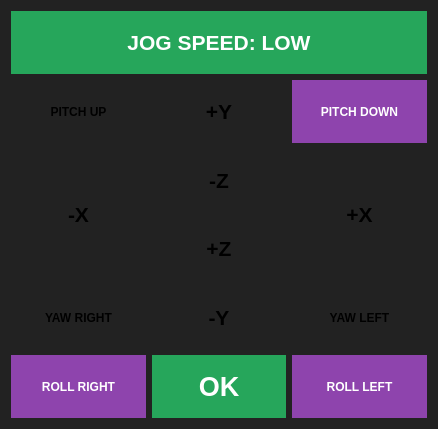
<?xml version="1.0" encoding="UTF-8"?>
<ui version="4.0">
 <class>Form</class>
 <widget class="QWidget" name="Form">
  <property name="geometry">
   <rect>
    <x>0</x>
    <y>0</y>
    <width>438</width>
    <height>429</height>
   </rect>
  </property>
  <property name="windowTitle">
   <string>Form</string>
  </property>
  <property name="styleSheet">
   <string notr="true">background-color:#222222</string>
  </property>
  <layout class="QGridLayout" name="gridLayout_2">
   <item row="0" column="0">
    <layout class="QGridLayout" name="gridLayout">
     <item row="1" column="2">
      <widget class="QPushButton" name="btn_pitch_down">
       <property name="sizePolicy">
        <sizepolicy hsizetype="Minimum" vsizetype="Expanding">
         <horstretch>0</horstretch>
         <verstretch>0</verstretch>
        </sizepolicy>
       </property>
       <property name="font">
        <font>
         <weight>75</weight>
         <bold>true</bold>
        </font>
       </property>
       <property name="focusPolicy">
        <enum>Qt::NoFocus</enum>
       </property>
       <property name="autoFillBackground">
        <bool>true</bool>
       </property>
       <property name="styleSheet">
        <string notr="true">QPushButton#btn_pitch_down{ background-color:#8E44AD;color:#ffffff;border:none }
QPushButton#btn_pitch_down:hover:!pressed{ background-color:#8E44AD;color:#ffffff;border:none }
QPushButton#btn_pitch_down:hover { background-color:#8E44AD;color:#ffffff;border:none }</string>
       </property>
       <property name="text">
        <string>PITCH DOWN</string>
       </property>
       <property name="flat">
        <bool>true</bool>
       </property>
      </widget>
     </item>
     <item row="2" column="2" rowspan="2">
      <widget class="QPushButton" name="btn_plus_x">
       <property name="sizePolicy">
        <sizepolicy hsizetype="Minimum" vsizetype="Expanding">
         <horstretch>0</horstretch>
         <verstretch>0</verstretch>
        </sizepolicy>
       </property>
       <property name="font">
        <font>
         <pointsize>16</pointsize>
         <weight>75</weight>
         <bold>true</bold>
        </font>
       </property>
       <property name="focusPolicy">
        <enum>Qt::NoFocus</enum>
       </property>
       <property name="autoFillBackground">
        <bool>false</bool>
       </property>
       <property name="styleSheet">
        <string notr="true">QPushButton#btn_plus_x{ background-color:#22A7F0;color:#ffffff;border:none }\\nQPushButton#btn_plus_x:hover:!pressed{ background-color:#22A7F0;color:#ffffff;border:none }\\nQPushButton#btn_plus_x:hover { background-color:#22A7F0;color:#ffffff;border:none }</string>
       </property>
       <property name="text">
        <string>+X</string>
       </property>
       <property name="flat">
        <bool>true</bool>
       </property>
      </widget>
     </item>
     <item row="3" column="1">
      <widget class="QPushButton" name="btn_plus_z">
       <property name="sizePolicy">
        <sizepolicy hsizetype="Minimum" vsizetype="Expanding">
         <horstretch>0</horstretch>
         <verstretch>0</verstretch>
        </sizepolicy>
       </property>
       <property name="font">
        <font>
         <pointsize>16</pointsize>
         <weight>75</weight>
         <bold>true</bold>
        </font>
       </property>
       <property name="focusPolicy">
        <enum>Qt::NoFocus</enum>
       </property>
       <property name="autoFillBackground">
        <bool>false</bool>
       </property>
       <property name="styleSheet">
        <string notr="true">QPushButton#btn_plus_z{ background-color:#22A7F0;color:#ffffff;border:none }\\\\nQPushButton#btn_plus_z:hover:!pressed{ background-color:#22A7F0;color:#ffffff;border:none }\\\\nQPushButton#btn_plus_z:hover { background-color:#22A7F0;color:#ffffff;border:none }</string>
       </property>
       <property name="text">
        <string>+Z</string>
       </property>
       <property name="flat">
        <bool>true</bool>
       </property>
      </widget>
     </item>
     <item row="1" column="1">
      <widget class="QPushButton" name="btn_plus_y">
       <property name="sizePolicy">
        <sizepolicy hsizetype="Minimum" vsizetype="Expanding">
         <horstretch>0</horstretch>
         <verstretch>0</verstretch>
        </sizepolicy>
       </property>
       <property name="font">
        <font>
         <pointsize>16</pointsize>
         <weight>75</weight>
         <bold>true</bold>
        </font>
       </property>
       <property name="focusPolicy">
        <enum>Qt::NoFocus</enum>
       </property>
       <property name="autoFillBackground">
        <bool>false</bool>
       </property>
       <property name="styleSheet">
        <string notr="true">QPushButton#btn_plus_y{ background-color:#22A7F0;color:#ffffff;border:none }\\\\nQPushButton#btn_plus_y:hover:!pressed{ background-color:#22A7F0;color:#ffffff;border:none }\\\\nQPushButton#btn_plus_y:hover { background-color:#22A7F0;color:#ffffff;border:none }</string>
       </property>
       <property name="text">
        <string>+Y</string>
       </property>
       <property name="flat">
        <bool>true</bool>
       </property>
      </widget>
     </item>
     <item row="2" column="0" rowspan="2">
      <widget class="QPushButton" name="btn_minus_x">
       <property name="sizePolicy">
        <sizepolicy hsizetype="Minimum" vsizetype="Expanding">
         <horstretch>0</horstretch>
         <verstretch>0</verstretch>
        </sizepolicy>
       </property>
       <property name="font">
        <font>
         <pointsize>16</pointsize>
         <weight>75</weight>
         <bold>true</bold>
        </font>
       </property>
       <property name="focusPolicy">
        <enum>Qt::NoFocus</enum>
       </property>
       <property name="autoFillBackground">
        <bool>false</bool>
       </property>
       <property name="styleSheet">
        <string notr="true">QPushButton#btn_minus_x{ background-color:#22A7F0;color:#ffffff;border:none }\\\\nQPushButton#btn_minus_x:hover:!pressed{ background-color:#22A7F0;color:#ffffff;border:none }\\\\nQPushButton#btn_minus_x:hover { background-color:#22A7F0;color:#ffffff;border:none }</string>
       </property>
       <property name="text">
        <string>-X</string>
       </property>
       <property name="flat">
        <bool>true</bool>
       </property>
      </widget>
     </item>
     <item row="2" column="1">
      <widget class="QPushButton" name="btn_minus_z">
       <property name="sizePolicy">
        <sizepolicy hsizetype="Minimum" vsizetype="Expanding">
         <horstretch>0</horstretch>
         <verstretch>0</verstretch>
        </sizepolicy>
       </property>
       <property name="font">
        <font>
         <pointsize>16</pointsize>
         <weight>75</weight>
         <bold>true</bold>
        </font>
       </property>
       <property name="focusPolicy">
        <enum>Qt::NoFocus</enum>
       </property>
       <property name="autoFillBackground">
        <bool>false</bool>
       </property>
       <property name="styleSheet">
        <string notr="true">QPushButton#btn_minus_z{ background-color:#22A7F0;color:#ffffff;border:none }\\\\\\\\\\\\\\\\nQPushButton#btn_minus_z:hover:!pressed{ background-color:#22A7F0;color:#ffffff;border:none }\\\\\\\\\\\\\\\\nQPushButton#btn_minus_z:hover { background-color:#22A7F0;color:#ffffff;border:none }</string>
       </property>
       <property name="text">
        <string>-Z</string>
       </property>
       <property name="flat">
        <bool>true</bool>
       </property>
      </widget>
     </item>
     <item row="4" column="1">
      <widget class="QPushButton" name="btn_minus_y">
       <property name="sizePolicy">
        <sizepolicy hsizetype="Minimum" vsizetype="Expanding">
         <horstretch>0</horstretch>
         <verstretch>0</verstretch>
        </sizepolicy>
       </property>
       <property name="font">
        <font>
         <pointsize>16</pointsize>
         <weight>75</weight>
         <bold>true</bold>
        </font>
       </property>
       <property name="focusPolicy">
        <enum>Qt::NoFocus</enum>
       </property>
       <property name="autoFillBackground">
        <bool>false</bool>
       </property>
       <property name="styleSheet">
        <string notr="true">QPushButton#btn_minus_y{ background-color:#22A7F0;color:#ffffff;border:none }\\\\\\\\nQPushButton#btn_minus_y:hover:!pressed{ background-color:#22A7F0;color:#ffffff;border:none }\\\\\\\\nQPushButton#btn_minus_y:hover { background-color:#22A7F0;color:#ffffff;border:none }</string>
       </property>
       <property name="text">
        <string>-Y</string>
       </property>
       <property name="flat">
        <bool>true</bool>
       </property>
      </widget>
     </item>
     <item row="4" column="0">
      <widget class="QPushButton" name="btn_yaw_right">
       <property name="sizePolicy">
        <sizepolicy hsizetype="Minimum" vsizetype="Expanding">
         <horstretch>0</horstretch>
         <verstretch>0</verstretch>
        </sizepolicy>
       </property>
       <property name="font">
        <font>
         <weight>75</weight>
         <bold>true</bold>
        </font>
       </property>
       <property name="focusPolicy">
        <enum>Qt::NoFocus</enum>
       </property>
       <property name="autoFillBackground">
        <bool>false</bool>
       </property>
       <property name="styleSheet">
        <string notr="true">QPushButton#btn_yaw_right{ background-color:#8E44AD;color:#ffffff;border:none }\\nQPushButton#btn_yaw_right:hover:!pressed{ background-color:#8E44AD;color:#ffffff;border:none }\\nQPushButton#btn_yaw_right:hover { background-color:#8E44AD;color:#ffffff;border:none }</string>
       </property>
       <property name="text">
        <string>YAW RIGHT</string>
       </property>
       <property name="flat">
        <bool>true</bool>
       </property>
      </widget>
     </item>
     <item row="1" column="0">
      <widget class="QPushButton" name="btn_pitch_up">
       <property name="sizePolicy">
        <sizepolicy hsizetype="Minimum" vsizetype="Expanding">
         <horstretch>0</horstretch>
         <verstretch>0</verstretch>
        </sizepolicy>
       </property>
       <property name="font">
        <font>
         <weight>75</weight>
         <bold>true</bold>
        </font>
       </property>
       <property name="focusPolicy">
        <enum>Qt::NoFocus</enum>
       </property>
       <property name="autoFillBackground">
        <bool>false</bool>
       </property>
       <property name="styleSheet">
        <string notr="true">QPushButton#btn_pitch_up{ background-color:#8E44AD;color:#ffffff;border:none }\nQPushButton#btn_pitch_up:hover:!pressed{ background-color:#8E44AD;color:#ffffff;border:none }\nQPushButton#btn_pitch_up:hover { background-color:#8E44AD;color:#ffffff;border:none }</string>
       </property>
       <property name="text">
        <string>PITCH UP</string>
       </property>
       <property name="flat">
        <bool>true</bool>
       </property>
      </widget>
     </item>
     <item row="4" column="2">
      <widget class="QPushButton" name="btn_yaw_left">
       <property name="sizePolicy">
        <sizepolicy hsizetype="Minimum" vsizetype="Expanding">
         <horstretch>0</horstretch>
         <verstretch>0</verstretch>
        </sizepolicy>
       </property>
       <property name="font">
        <font>
         <weight>75</weight>
         <bold>true</bold>
        </font>
       </property>
       <property name="focusPolicy">
        <enum>Qt::NoFocus</enum>
       </property>
       <property name="autoFillBackground">
        <bool>false</bool>
       </property>
       <property name="styleSheet">
        <string notr="true">QPushButton#btn_yaw_left{ background-color:#8E44AD;color:#ffffff;border:none }\nQPushButton#btn_yaw_left:hover:!pressed{ background-color:#8E44AD;color:#ffffff;border:none }\nQPushButton#btn_yaw_left:hover { background-color:#8E44AD;color:#ffffff;border:none }</string>
       </property>
       <property name="text">
        <string>YAW LEFT</string>
       </property>
       <property name="flat">
        <bool>true</bool>
       </property>
      </widget>
     </item>
     <item row="5" column="1">
      <widget class="QPushButton" name="btn_ok">
       <property name="sizePolicy">
        <sizepolicy hsizetype="Minimum" vsizetype="Expanding">
         <horstretch>0</horstretch>
         <verstretch>0</verstretch>
        </sizepolicy>
       </property>
       <property name="font">
        <font>
         <pointsize>20</pointsize>
         <weight>75</weight>
         <bold>true</bold>
        </font>
       </property>
       <property name="focusPolicy">
        <enum>Qt::NoFocus</enum>
       </property>
       <property name="autoFillBackground">
        <bool>false</bool>
       </property>
       <property name="styleSheet">
        <string notr="true">QPushButton#btn_ok { background-color:#26A65B;color:#ffffff;border:none }
QPushButton#btn_ok:hover:!pressed{ background-color:#26A65B;color:#ffffff;border:none }
QPushButton#btn_ok:hover { background-color:#26A65B;color:#ffffff;border:none }
</string>
       </property>
       <property name="text">
        <string>OK</string>
       </property>
       <property name="flat">
        <bool>true</bool>
       </property>
      </widget>
     </item>
     <item row="5" column="2">
      <widget class="QPushButton" name="btn_roll_left">
       <property name="sizePolicy">
        <sizepolicy hsizetype="Minimum" vsizetype="Expanding">
         <horstretch>0</horstretch>
         <verstretch>0</verstretch>
        </sizepolicy>
       </property>
       <property name="font">
        <font>
         <weight>75</weight>
         <bold>true</bold>
        </font>
       </property>
       <property name="focusPolicy">
        <enum>Qt::NoFocus</enum>
       </property>
       <property name="autoFillBackground">
        <bool>false</bool>
       </property>
       <property name="styleSheet">
        <string notr="true">QPushButton#btn_roll_left { background-color:#8E44AD;color:#ffffff;border:none }
QPushButton#btn_roll_left:hover:!pressed{ background-color:#8E44AD;color:#ffffff;border:none }
QPushButton#btn_roll_left:hover { background-color:#8E44AD;color:#ffffff;border:none }</string>
       </property>
       <property name="text">
        <string>ROLL LEFT</string>
       </property>
       <property name="flat">
        <bool>true</bool>
       </property>
      </widget>
     </item>
     <item row="5" column="0">
      <widget class="QPushButton" name="btn_roll_right">
       <property name="sizePolicy">
        <sizepolicy hsizetype="Minimum" vsizetype="Expanding">
         <horstretch>0</horstretch>
         <verstretch>0</verstretch>
        </sizepolicy>
       </property>
       <property name="font">
        <font>
         <weight>75</weight>
         <bold>true</bold>
        </font>
       </property>
       <property name="focusPolicy">
        <enum>Qt::NoFocus</enum>
       </property>
       <property name="autoFillBackground">
        <bool>false</bool>
       </property>
       <property name="styleSheet">
        <string notr="true">QPushButton#btn_roll_right { background-color:#8E44AD;color:#ffffff;border:none }
QPushButton#btn_roll_right:hover:!pressed{ background-color:#8E44AD;color:#ffffff;border:none }
QPushButton#btn_roll_right:hover { background-color:#8E44AD;color:#ffffff;border:none }</string>
       </property>
       <property name="text">
        <string>ROLL RIGHT</string>
       </property>
       <property name="flat">
        <bool>true</bool>
       </property>
      </widget>
     </item>
     <item row="0" column="0" colspan="3">
      <widget class="QPushButton" name="btn_speed">
       <property name="sizePolicy">
        <sizepolicy hsizetype="Expanding" vsizetype="Expanding">
         <horstretch>0</horstretch>
         <verstretch>0</verstretch>
        </sizepolicy>
       </property>
       <property name="font">
        <font>
         <pointsize>16</pointsize>
         <weight>75</weight>
         <bold>true</bold>
        </font>
       </property>
       <property name="focusPolicy">
        <enum>Qt::NoFocus</enum>
       </property>
       <property name="autoFillBackground">
        <bool>false</bool>
       </property>
       <property name="styleSheet">
        <string notr="true">QPushButton#btn_speed { background-color:#26A65B;color:#ffffff;border:none }
QPushButton#btn_speed:hover:!pressed{ background-color:#26A65B;color:#ffffff;border:none }
QPushButton#btn_speed:hover { background-color:#26A65B;color:#ffffff;border:none }
</string>
       </property>
       <property name="text">
        <string>JOG SPEED: LOW</string>
       </property>
       <property name="flat">
        <bool>true</bool>
       </property>
      </widget>
     </item>
    </layout>
   </item>
  </layout>
 </widget>
 <resources/>
 <connections/>
</ui>
